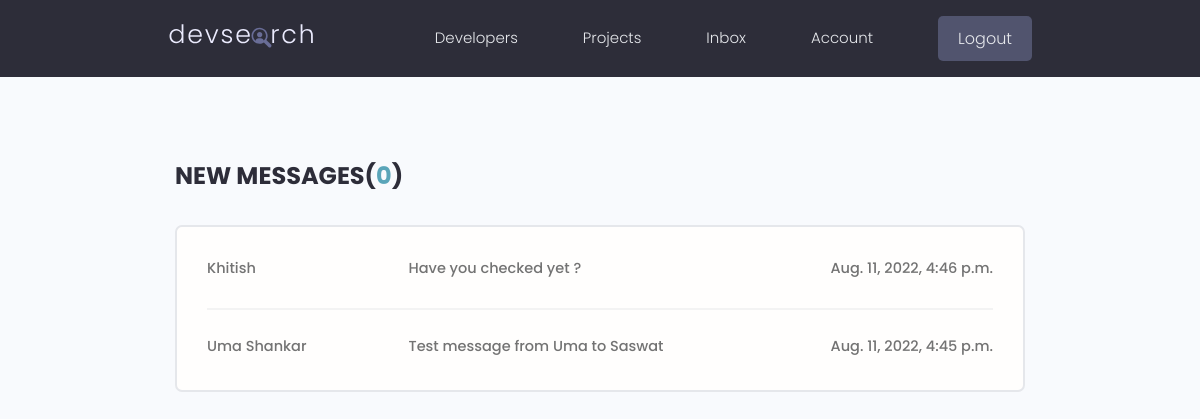
Page /inbox/ (signed in) on the earlier database version.
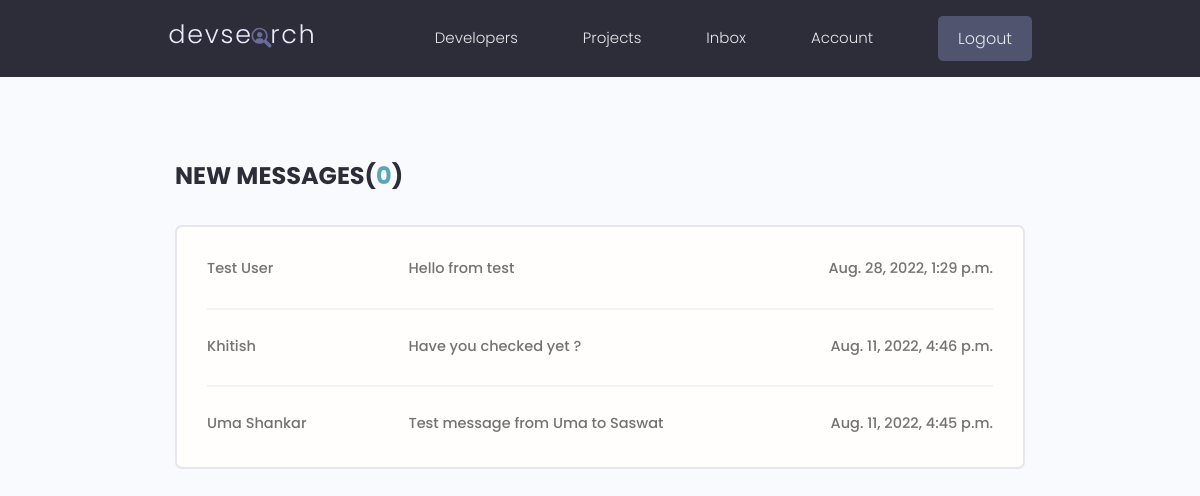
Same page on the later database version.
### users/models.py (models this page shows, shortened)
class Message(models.Model):
    sender = models.ForeignKey(
        Profile, on_delete=models.SET_NULL, null=True, blank=True)
    recipient = models.ForeignKey(
        Profile, on_delete=models.SET_NULL, null=True, blank=True, related_name="messages")
    name = models.CharField(max_length=200, null=True, blank=True)
    email = models.EmailField(null=True, blank=True)
    subject = models.CharField(max_length=200, null=True, blank=True)
    body = models.TextField()
    is_read = models.BooleanField(default=False, null=True)
    created = models.DateTimeField(auto_now_add=True)
    id = models.UUIDField(default=uuid.uuid4, unique=True,
                          primary_key=True, editable=False)
    class Meta:
        ordering = ['is_read', '-created']

### users/views.py (the view)
# urls.py: path('inbox/', views.inbox, name='inbox'),
@login_required(login_url='login')
def inbox(request):
    profile = request.user.profile
    messageRequests = profile.messages.all()
    unreadCount = messageRequests.filter(is_read=False).count()
    context = {'messageRequests': messageRequests, 'unreadCount': unreadCount}
    return render(request, 'users/inbox.html', context)

### users/templates/users/inbox.html (shortened to what this page needs)
{% extends 'main.html' %}
{% load static %}
{% block content%}
  <main class="inbox my-xl">
    <div class="content-box">
      <h3 class="inbox__title">New Messages(<span>{{unreadCount}}</span>)</h3>
      <ul class="messages">
        {% for message in messageRequests %}
        {% if message.is_read == False %}
        <li class="message message--unread">
        {% else %}
        <li class="message ">
        {% endif %}
          <a href="{% url 'message' message.id %}">
            <span class="message__author">{{message.name}}</span>
            <span class="message__subject">{{message.subject}}</span>
            <span class="message__date">{{message.created}}</span>
          </a>
        </li>
       {% endfor %}
      </ul>
    </div>
  </main>
{% endblock %}

Differences in the rows shown:
added Message: name "Test User", subject "Hello from test", created "Aug. 28, 2022, 1:29 p.m."
